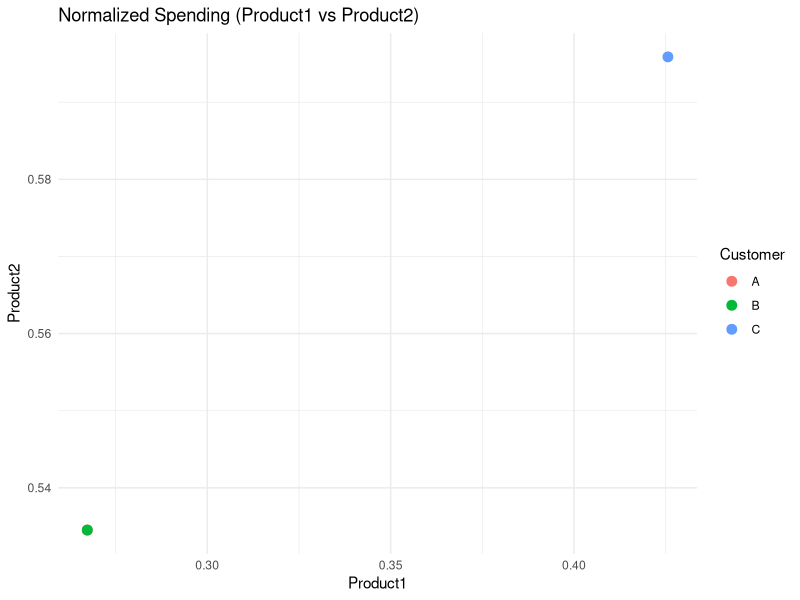
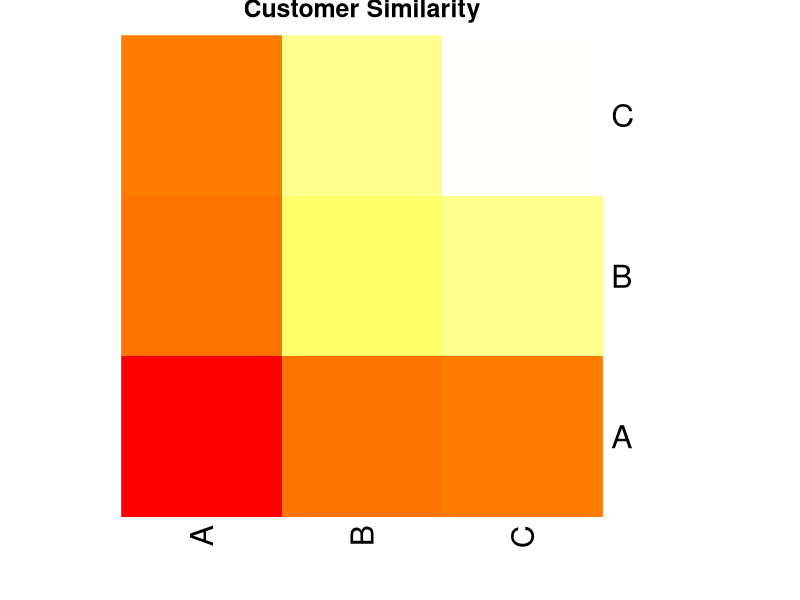
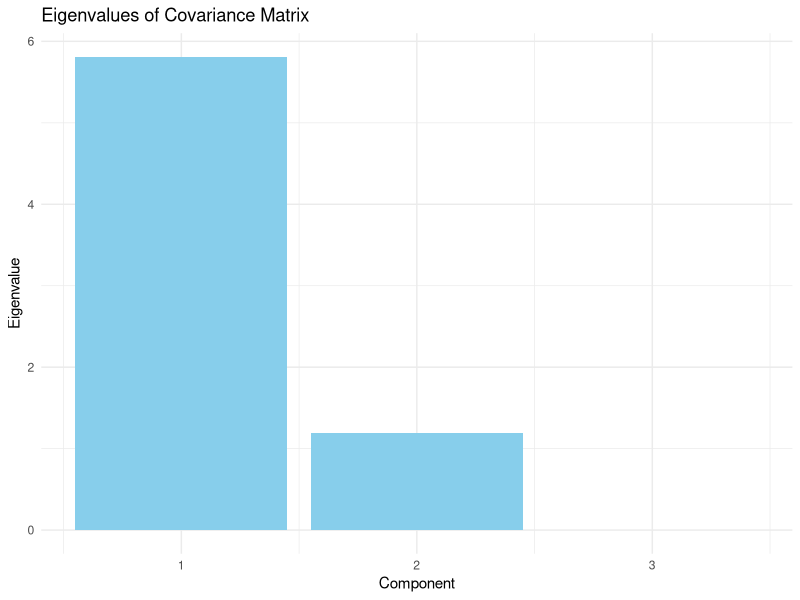

The R source for these figures, in order:
# Load necessary libraries
library(ggplot2)

# Input Data: Customer spending habits
customers <- data.frame(
  Customer = c("A", "B", "C"),
  Product1 = c(2, 3, 5),
  Product2 = c(4, 6, 7),
  Product3 = c(6, 9, 8)
)

# 1. Normalize Spending
normalize <- function(vec) {
  return(vec / sqrt(sum(vec^2)))
}
customers_norm <- data.frame(
  Customer = customers$Customer,
  t(apply(customers[,-1], 1, normalize))
)
colnames(customers_norm)[-1] <- paste0("Normalized_", colnames(customers)[-1])

# 2. Calculate Similarity (Dot Product)
dot_product <- function(vec1, vec2) {
  return(sum(vec1 * vec2))
}
similarity_matrix <- matrix(0, nrow = nrow(customers), ncol = nrow(customers))
rownames(similarity_matrix) <- customers$Customer
colnames(similarity_matrix) <- customers$Customer

for (i in 1:nrow(customers)) {
  for (j in 1:nrow(customers)) {
    similarity_matrix[i, j] <- dot_product(
      as.numeric(customers[i, -1]),
      as.numeric(customers[j, -1])
    )
  }
}

# 3. Transformation (Matrix Multiplication)
weights <- matrix(c(1, 0, 0, 1, 1, 1), nrow = 3)
transformed_data <- as.matrix(customers[,-1]) %*% weights
colnames(transformed_data) <- c("Feature1", "Feature2")

# 4. Eigenvalues of Covariance Matrix
cov_matrix <- cov(as.matrix(customers[,-1]))
eigenvalues <- eigen(cov_matrix)$values
eigenvectors <- eigen(cov_matrix)$vectors

# Graphical Outputs

# a. Plot normalized data
norm_plot <- ggplot(customers_norm, aes(x = Normalized_Product1, y = Normalized_Product2, color = Customer)) +
  geom_point(size = 3) +
  theme_minimal() +
  labs(title = "Normalized Spending (Product1 vs Product2)", x = "Product1", y = "Product2")
print(norm_plot)

# b. Heatmap for Similarity Matrix
heatmap(similarity_matrix, Rowv = NA, Colv = NA, col = heat.colors(256), scale = "none", main = "Customer Similarity")

# c. Bar plot of Eigenvalues
eigen_plot <- ggplot(data.frame(Eigenvalues = eigenvalues, Component = 1:length(eigenvalues)), aes(x = Component, y = Eigenvalues)) +
  geom_bar(stat = "identity", fill = "skyblue") +
  theme_minimal() +
  labs(title = "Eigenvalues of Covariance Matrix", x = "Component", y = "Eigenvalue")
print(eigen_plot)
